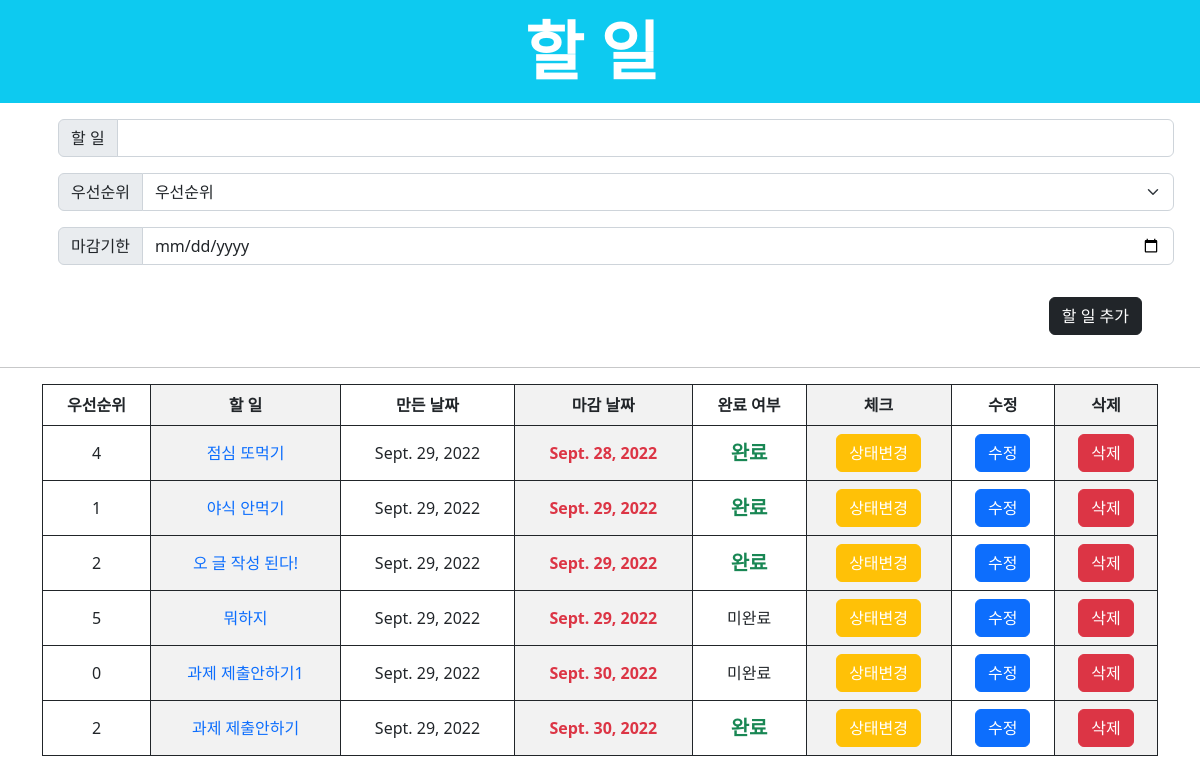
The page / on the database its author committed.
### todos/models.py (models this page shows)
class Todo(models.Model):
    content = models.CharField(max_length=80)
    completed = models.BooleanField(default=False)
    priority = models.IntegerField(default=3)
    created_at = models.DateField(auto_now_add=True)
    deadline = models.DateField(null=True)

### todos/views.py (the view)
# urls.py: path("", views.index, name="index"),
def index(request):
    todos = Todo.objects.all().order_by("deadline", "priority")
    context = {
        "todos": todos,
    }
    return render(request, "todos/index.html", context)

### todos/templates/todos/index.html (shortened to what this page needs)
{% extends 'base.html' %}
{% block content %}
<form action="{% url 'todos:create' %}">
  <div class="container">
    <div class="input-group m-3">
      <span class="input-group-text" id="inputGroup-sizing-default">할 일</span>
      <input type="text" name="content" maxlength="80" class="form-control" aria-label="Sizing example input"
        aria-describedby="inputGroup-sizing-default">
    </div>
    <div class="input-group m-3">
      <label class="input-group-text" id="inputGroup-sizing-default">우선순위</label>
      <select type='num' name="priority" class="form-select" id="inputGroupSelect01">
        <option selected>우선순위</option>
      </select>
    </div>
    <div class="input-group m-3">
      <label class="input-group-text" id="inputGroup-sizing-default">마감기한</label>
      <input type="date" name="deadline" value="1" class="form-control" aria-label="Sizing example input"
        aria-describedby="inputGroup-sizing-default">
    </div>
    <div class="d-flex justify-content-end">
      <button class="btn btn-dark m-3" type="submit">할 일 추가</button>
    </div>
  </div>
</form>
<hr>
<div class="container">
  <table class="table text-center center table-striped-columns table-bordered border-dark">
    <thead>
      <tr>
        <th scope="col align-middle">우선순위</th>
        <th scope="col align-middle">할 일</th>
        <th scope="col align-middle">만든 날짜</th>
        <th scope="col align-middle">마감 날짜</th>
        <th scope="col align-middle">완료 여부</th>
        <th scope="col align-middle">체크</th>
        <th scope="col align-middle">수정</th>
        <th scope="col align-middle">삭제</th>
      </tr>
    </thead>
    {% for todo in todos %}
    <tbody>
      <td class="align-middle">{{ todo.priority }}</td>
      <td class="align-middle">
        <a href="{% url 'todos:detail' todo.pk %}" class="text-decoration-none">
          {{ todo.content }}
        </a>
      </td class="align-middle">
      <td class="align-middle">{{ todo.created_at }}</td>
      <td class="align-middle text-danger fw-bolder">{{ todo.deadline }}</td>
      {% if todo.completed == False %}
      <td class="align-middle">미완료</td>
      {% else %}
      <td class="align-middle text-success fw-bolder h5">완료</td>
      {% endif %}
      <td class="align-middle"><a href="{% url 'todos:change' todo.pk %}" class="btn btn-warning text-white">상태변경</a>
      </td>
      <td class="align-middle"><a href="{% url 'todos:edit' todo.pk %}" class="btn btn-primary">수정</a></td>
      <td class="align-middle"><a href="{% url 'todos:delete' todo.id %}" class="btn btn-danger">삭제</a></td>
    </tbody>
    {% endfor %}
  </table>
</div>
{% endblock %}

### templates/base.html (shortened to what this page needs)
<!DOCTYPE html>
<html lang="en">
<head>
  <link href="https://cdn.jsdelivr.net/npm/bootstrap@5.2.1/dist/css/bootstrap.min.css" rel="stylesheet"
>
</head>
<body>
  <nav class="navbar bg-info mb-3">
    <div class="container-fluid justify-content-center">
      <a class="navbar-brand" href="{% url 'todos:index' %}">
        <p class="text-white fw-bolder m-0 display-3">할 일</p>
      </a>
    </div>
  </nav>
  {% block content %}
  {% endblock %}
</body>
</html>

### rows shown on the page
Todo: priority "4", content "점심 또먹기", created_at "Sept. 29, 2022", deadline "Sept. 28, 2022", completed "완료"
Todo: priority "1", content "야식 안먹기", created_at "Sept. 29, 2022", deadline "Sept. 29, 2022", completed "완료"
Todo: priority "2", content "오 글 작성 된다!", created_at "Sept. 29, 2022", deadline "Sept. 29, 2022", completed "완료"
Todo: priority "5", content "뭐하지", created_at "Sept. 29, 2022", deadline "Sept. 29, 2022", completed "미완료"
Todo: priority "0", content "과제 제출안하기1", created_at "Sept. 29, 2022", deadline "Sept. 30, 2022", completed "미완료"
Todo: priority "2", content "과제 제출안하기", created_at "Sept. 29, 2022", deadline "Sept. 30, 2022", completed "완료"
